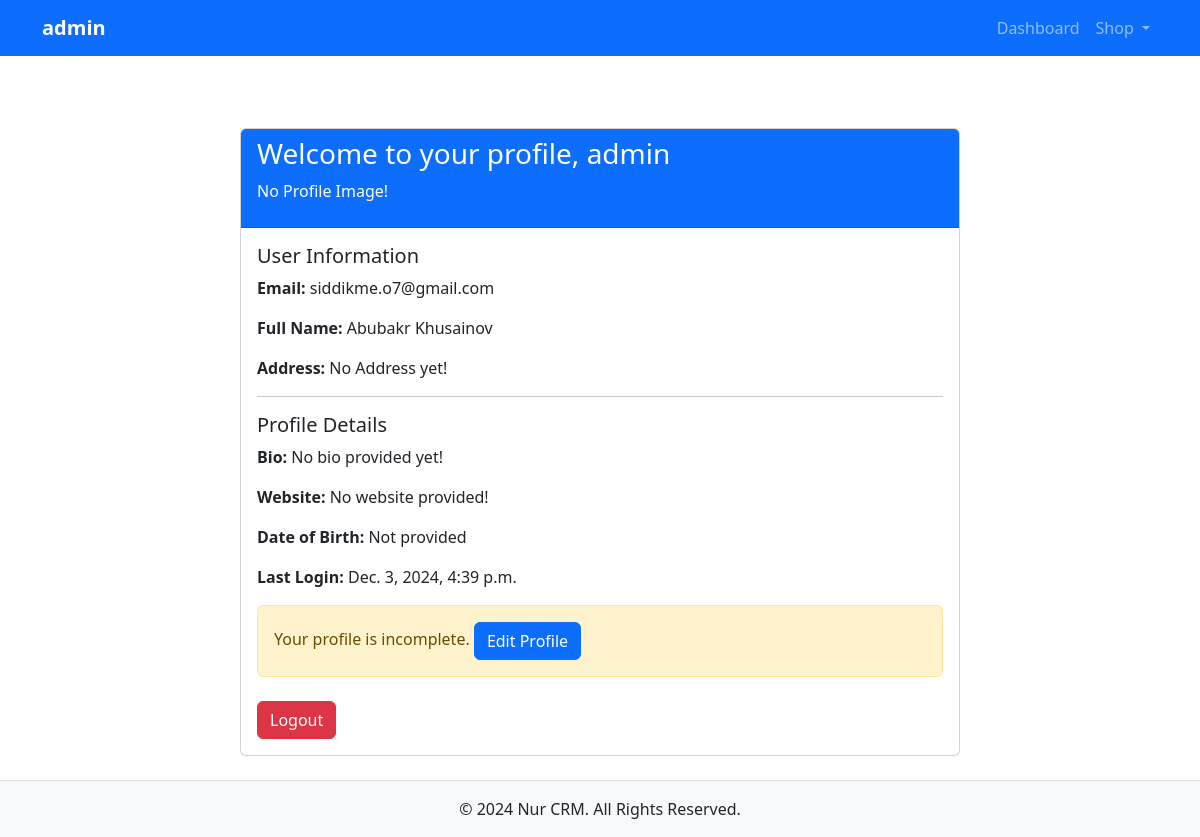
The app's page /nur/profile/1/ (signed in), older data.
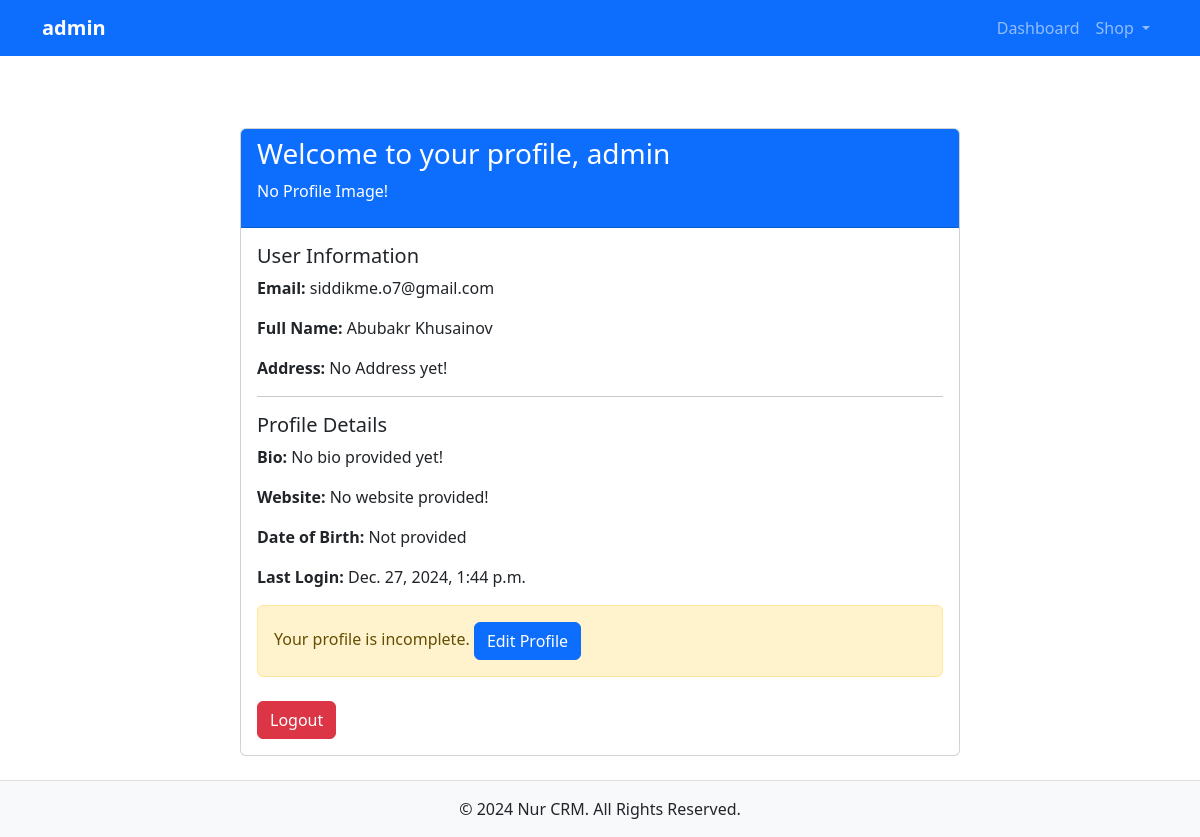
The same page, newer data.
### Nur/models.py (models this page shows, shortened)
class Profile(models.Model):
    user = models.OneToOneField(
        'Nur.CustomUser', on_delete=models.CASCADE, related_name="profile"
    )
    bio = models.TextField(blank=True, null=True)
    profile_picture = models.ImageField(upload_to="images/profile_pics/", blank=True, null=True)
    website = models.URLField(blank=True, null=True)
    date_of_birth = models.DateField(blank=True, null=True)
    created_at = models.DateTimeField(auto_now_add=True)
    updated_at = models.DateTimeField(auto_now=True)
    is_active = models.BooleanField(default=True)

class CustomUser(AbstractUser):
    phone_number = models.CharField(
        max_length=20,
        validators=[
            RegexValidator(
                r'^\+?1?\d{9,15}$',
                message="Enter a valid phone number (e.g., +123456789)."
            )
        ]
    )
    address = models.TextField(null=True,blank=True)
    created_at = models.DateTimeField(auto_now_add=True)
    last_password_reset = models.DateTimeField(null=True, blank=True)

### Nur/views.py (the view)
# urls.py: path('profile/<int:pk>/', ProfileDetailView.as_view(), name='profile'),
class ProfileDetailView(LoginRequiredMixin, generic.DetailView):
    model = Profile
    template_name = 'user/profile.html'
    def get_object(self):
        profile, created = Profile.objects.get_or_create(user=self.request.user)
        if created:
            return redirect(reverse_lazy('update-profile'))
        return profile
    def get_context_data(self, **kwargs):
        context = super().get_context_data(**kwargs)
        profile = context['profile']
        products = Product.objects.filter(user=self.request.user)
        total_benefit = 0
        for product in products:
            if product.sold > 0 and product.price:
                total_benefit += (product.price - product.cost_price) * product.sold
        context['total_benefit'] = total_benefit
        context['profile'] = profile
        return context

### templates/user/profile.html (shortened to what this page needs)
{% extends "main/base.html" %}
{% block content %}
<div class="container mt-5">
    <div class="row justify-content-center">
        <div class="col-md-8">
            <div class="card">
                <div class="card-header bg-primary text-white">
                    <h3>Welcome to your profile, {{ profile.user.username }}</h3>
                    {% if form.profile_picture.value %}
                        <img src="{{ form.profile_picture.value.url }}" alt="Profile Picture" />
                    {% else %}
                        <p>No Profile Image!</p>
                    {% endif %}
                </div>
                <div class="card-body">
                    <h5 class="card-title">User Information</h5>
                    <p class="card-text"><strong>Email:</strong> {{ profile.user.email }}</p>
                    {% if profile.user.first_name and profile.user.last_name %}
                        <p class="card-text"><strong>Full Name:</strong> {{ profile.user.first_name }} {{ profile.user.last_name }}</p>
                    {% else %}
                        <p class="card-text"><strong>Full Name:</strong> No FullName yet!</p>
                    {% endif %}
                    {% if profile.user.country and profile.user.city and profile.user.address %}
                        <p class="card-text"><strong>Address:</strong> {{ profile.user.country }} | {{ profile.user.city }} | {{ profile.user.address }}</p>
                    {% else %}
                        <p class="card-text"><strong>Address:</strong> No Address yet!</p>
                    {% endif %}
                    <hr>
                    <h5 class="card-title">Profile Details</h5>
                    <p class="card-text"><strong>Bio:</strong> {{ profile.bio|default:"No bio provided yet!" }}</p>
                    <p class="card-text"><strong>Website:</strong> {{ profile.website|default:"No website provided!" }}</p>
                    <p class="card-text"><strong>Date of Birth:</strong> {{ profile.date_of_birth|default:"Not provided" }}</p>
                    <p class="card-text"><strong>Last Login:</strong> {{ profile.updated_at }}</p>
                    {% if not profile.bio %}
                        <div class="alert alert-warning mt-3">
                            Your profile is incomplete. <a href="{% url 'update-profile' pk=request.user.profile.pk %}" class="btn btn-primary">Edit Profile</a>
                        </div>
                    {% endif %}
                    <form action="{% url 'logout' %}" method="post" class="mt-4">
                        <button type="submit" class="btn btn-danger">Logout</button>
                    </form>
                </div>
            </div>
        </div>
    </div>
</div>
{% endblock %}

Row changes from the older to the newer data that the page shows:
changed Profile "No bio provided yet!": updated_at "Dec. 3, 2024, 4:39 p.m." → "Dec. 27, 2024, 1:44 p.m."
